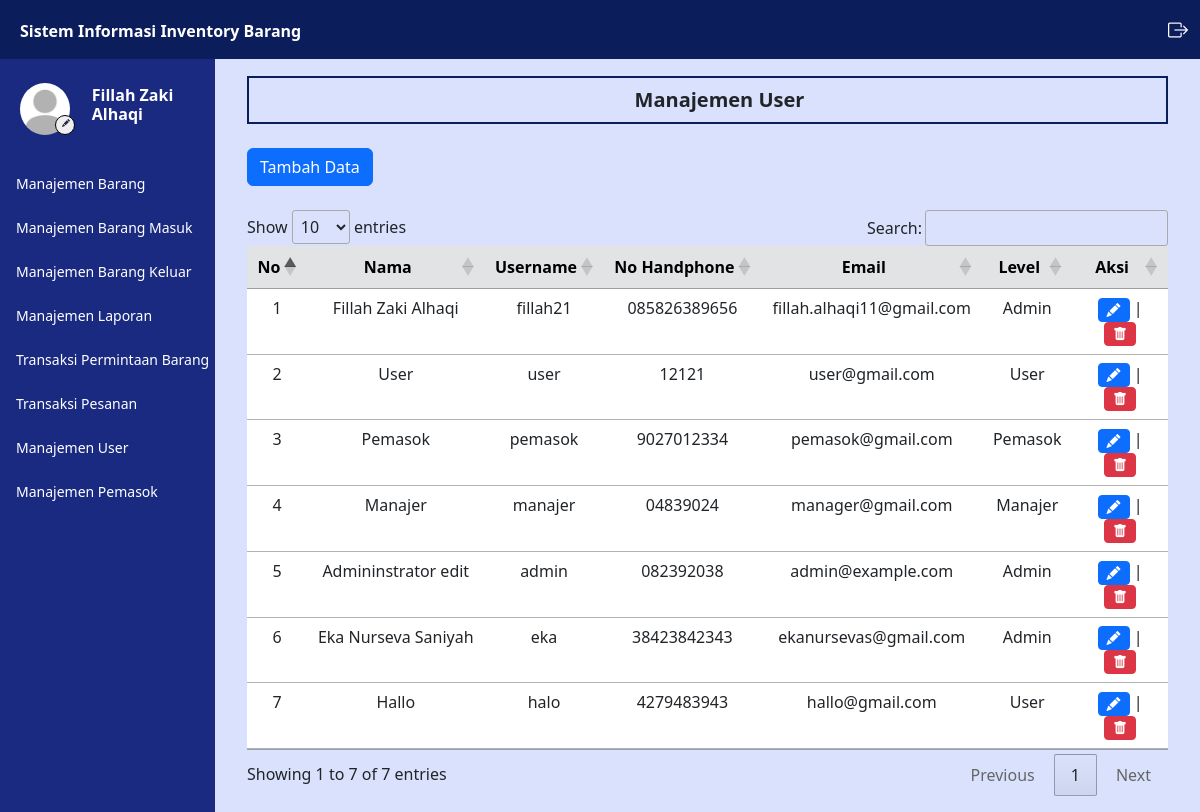
/admin/user.php (signed in), run on an earlier commit of the app's database.
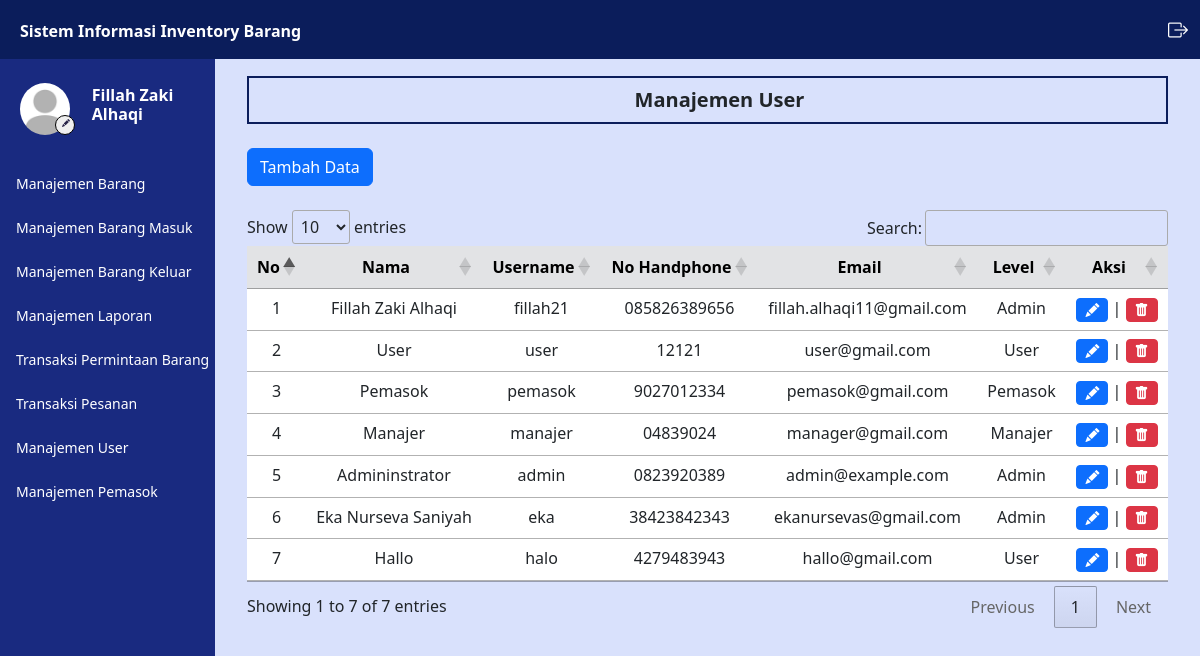
And on a later commit of the database.
### tables this page shows
CREATE TABLE `user` (
  `iduser` int(11) NOT NULL,
  `username` varchar(50) NOT NULL,
  `password` varchar(100) NOT NULL,
  `nama` varchar(50) NOT NULL,
  `email` varchar(50) NOT NULL,
  `telepon` varchar(50) NOT NULL,
  `alamat` text NOT NULL,
  `instansi` varchar(50) DEFAULT NULL,
  `level` varchar(10) NOT NULL,
  `foto` varchar(100) DEFAULT NULL
);

### controller/MainController.php (called while the page is built, shortened)
<?php
    $conn = mysqli_connect("localhost","root","","inventory");
    function query($query) {
        global $conn;
        $result = mysqli_query($conn, $query);
        $rows = [];
        while ($row = mysqli_fetch_assoc($result)) {
            $rows[] = $row;
        }
        return $rows;
    }
    function generateRandomKey()
    {
        $keyLength = 32;
        $randomBytes = openssl_random_pseudo_bytes($keyLength, $strong);
        if (!$strong) {
            $randomBytes = random_bytes($keyLength);
        }
        return base64_encode($randomBytes);
    }
    function enkripsi($kata)
    {
        $key = generateRandomKey();
        $string = openssl_encrypt($kata, 'AES-256-CBC', $key, 0, substr($key, 0, 16));
        $hasilEnkripsi = base64_encode($key . $string);
        return $hasilEnkripsi;
    }
?>

### admin/user.php (the view, shortened to what this page needs)
<?php
    $data_user = query("SELECT * FROM user");
?>
<html lang="en">
<head>
    <link href="https://cdn.jsdelivr.net/npm/bootstrap@5.3.0/dist/css/bootstrap.min.css" rel="stylesheet"
>
    <link rel="stylesheet" href="https://cdn.datatables.net/1.13.4/css/jquery.dataTables.min.css">
    <link rel="stylesheet" href="https://cdn.jsdelivr.net/npm/bootstrap-icons@1.11.3/font/bootstrap-icons.min.css">
    <link rel="stylesheet" href="../style.css">
</head>
<body>
    <div class="content">
        <?php
        require_once('../navbar/navbar.php');
        ?>
        <div class="main-container m-0">
            <div class="d-flex">
                <?php
                require_once('../navbar/sidebar.php');
                ?>
                <div class="contents px-3 py-3 mx-3">
                    <div class="box1">
                        <h5 class="text-dark mb-0 ms-4 text-center fw-bold">
                            Manajemen User
                        </h5>
                    </div>
                    <div class="mt-4 ">
                        <a class="btn btn-primary" href="../insert/user.php">Tambah Data</a>
                    </div>
                    <div class="mt-4">
                        <table id="example" class="table table-hover text-center">
                            <thead>
                                <tr class="table-secondary">
                                    <th class="text-center" scope="col">No</th>
                                    <th class="text-center" scope="col">Nama</th>
                                    <th class="text-center" scope="col">Username</th>
                                    <th class="text-center" scope="col">No Handphone</th>
                                    <th class="text-center" scope="col">Email</th>
                                    <th class="text-center" scope="col">Level</th>
                                    <th class="text-center" scope="col">Aksi</th>
                                </tr>
                            </thead>
                            <tbody>
                                <?php
                                    $i = 1;
                                    foreach($data_user as $daus) :
                                ?>
                                    <tr>
                                        <td>
                                            <?= $i; ?>
                                        </td>
                                        <td>
                                            <?= $daus['nama']; ?>
                                        </td>
                                        <td>
                                            <?= $daus['username']; ?>
                                        </td>
                                        <td>
                                            <?= $daus['telepon']; ?>
                                        </td>
                                        <td>
                                            <?= $daus['email']; ?>
                                        </td>
                                        <td>
                                            <?= $daus['level']; ?>
                                        </td>
                                        <td>
                                            <a href="../edit/user.php?id=<?= enkripsi($daus['iduser']); ?>" class="btn btn-sm btn-primary">
                                                <i class="bi bi-pencil-fill"></i>
                                            </a>
                                            |
                                            <button type="button" class="btn  btn-danger btn-sm" id="delete" data-bs-toggle="modal" data-bs-target="#delete_<?= $daus['iduser']; ?>">
                                                <i class="bi bi-trash-fill"></i>
                                            </button>
                                        </td>
                                    </tr>
                                <?php
                                    $i++;
                                    endforeach;
                                ?>
                            </tbody>
                        </table>
                    </div>
                </div>
            </div>
        </div>
    </div>
</body>
</html>

What changed in the data, as far as the page shows it:
changed user "admin": nama "Admininstrator edit" → "Admininstrator"; telepon "082392038" → "0823920389"
